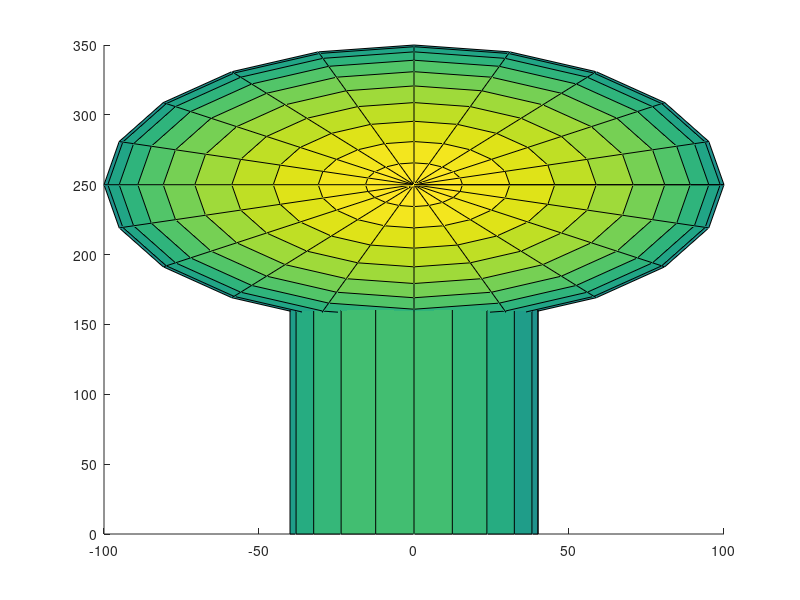

The MATLAB source for this figure:
% headSphere.m
% draws a head sphere.
% Tarik Tosun

function headSphere()
    [x,y,z] = sphere();
    x = 100*x; y = 100*y; z = 100*z;
    y = y + 250;
    hold on; surf(x,y,z);
    
    [x,z,y] = cylinder();
    x = x*40; z = z*40; y = y*200;
    hold on; surf(x,y,z);
end